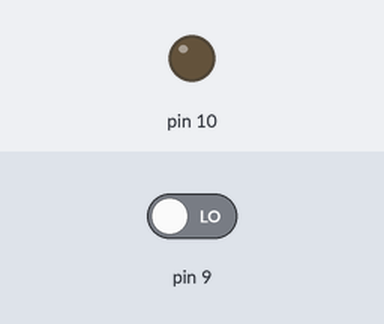
The sketch below on a simulated Arduino Uno, built with avr-gcc and run on an emulated ATmega328P. Shown: output pins drawn as LEDs (lit = HIGH). The test bench sets the inputs (shaded band); at power-on: pin 9 LOW.

Above: at 1.2 s.
1.3 s: pin 9 driven HIGH
At 1.9 s:
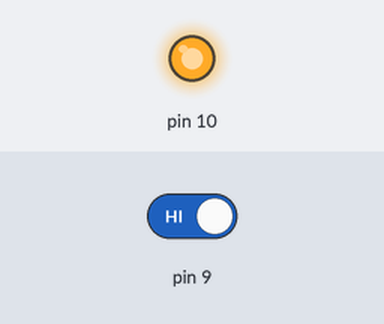
2.8 s: pin 9 driven LOW
At 4.2 s:
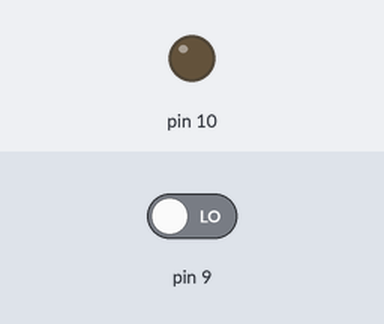
Timing chart, 0 to 5.8 s (numbered marks = the images above; inputs shaded):
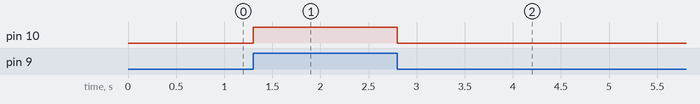

Measured:
- after the input at 1.3 s, pin 10: LOW → HIGH at once
- after the input at 2.8 s, pin 10: HIGH → LOW at once

The sketch:

pull_up__al__mas_.ino
```cpp
// C++ code
//
void setup()
{
  pinMode(9, INPUT);
  pinMode(10, OUTPUT);

}

void loop()
{
  int deger=digitalRead(9);

  if(deger==HIGH)

    digitalWrite(10, HIGH);

  else

    digitalWrite(10,LOW);

}
```
